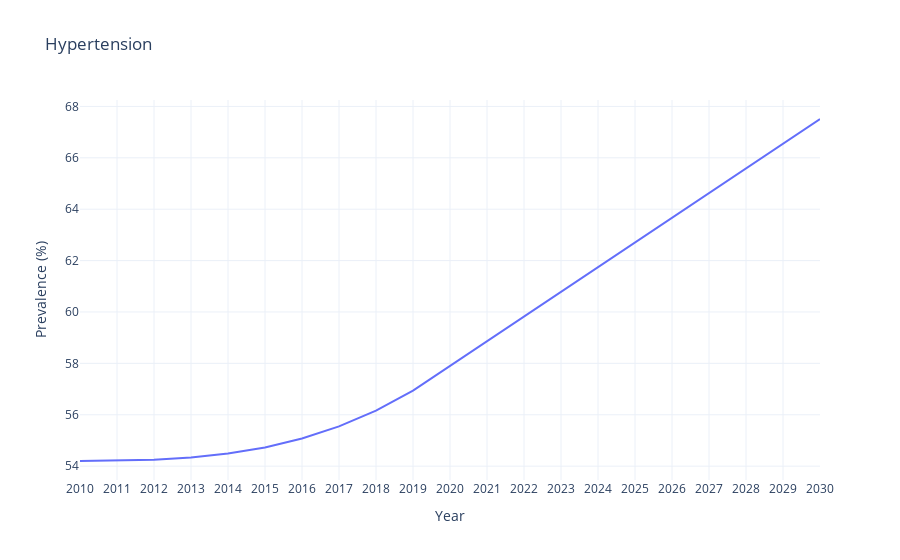

Here is the notebook cell this chart was saved with:
### Code cell
fig_1

### Figure 1 — Plotly figure (JSON) as saved in the notebook; plotly's stock layout.template omitted (floating-point values rounded to 4 significant figures)
{"data": [{"hovertemplate": "Year=%{x}<br>Prevalence (%)=%{y}<extra></extra>", "legendgroup": "", "line": {"color": "#636efa", "dash": "solid"}, "marker": {"symbol": "circle"}, "mode": "lines", "name": "", "orientation": "h", "showlegend": false, "type": "scatter", "x": [2010, 2011, 2012, 2013, 2014, 2015, 2016, 2017, 2018, 2019, 2020, 2021, 2022, 2023, 2024, 2025, 2026, 2027, 2028, 2029, 2030], "xaxis": "x", "y": [54.2, 54.21, 54.25, 54.33, 54.49, 54.73, 55.07, 55.55, 56.16, 56.94, 57.9, 58.86, 59.82, 60.78, 61.74, 62.71, 63.67, 64.63, 65.59, 66.55, 67.51], "yaxis": "y"}], "layout": {"legend": {"tracegroupgap": 0}, "title": {"text": "Hypertension"}, "xaxis": {"anchor": "y", "domain": [0, 1], "dtick": 1, "tick0": 2010, "tickmode": "linear", "title": {"text": "Year"}}, "yaxis": {"anchor": "x", "domain": [0, 1], "title": {"text": "Prevalence (%)"}}}}
